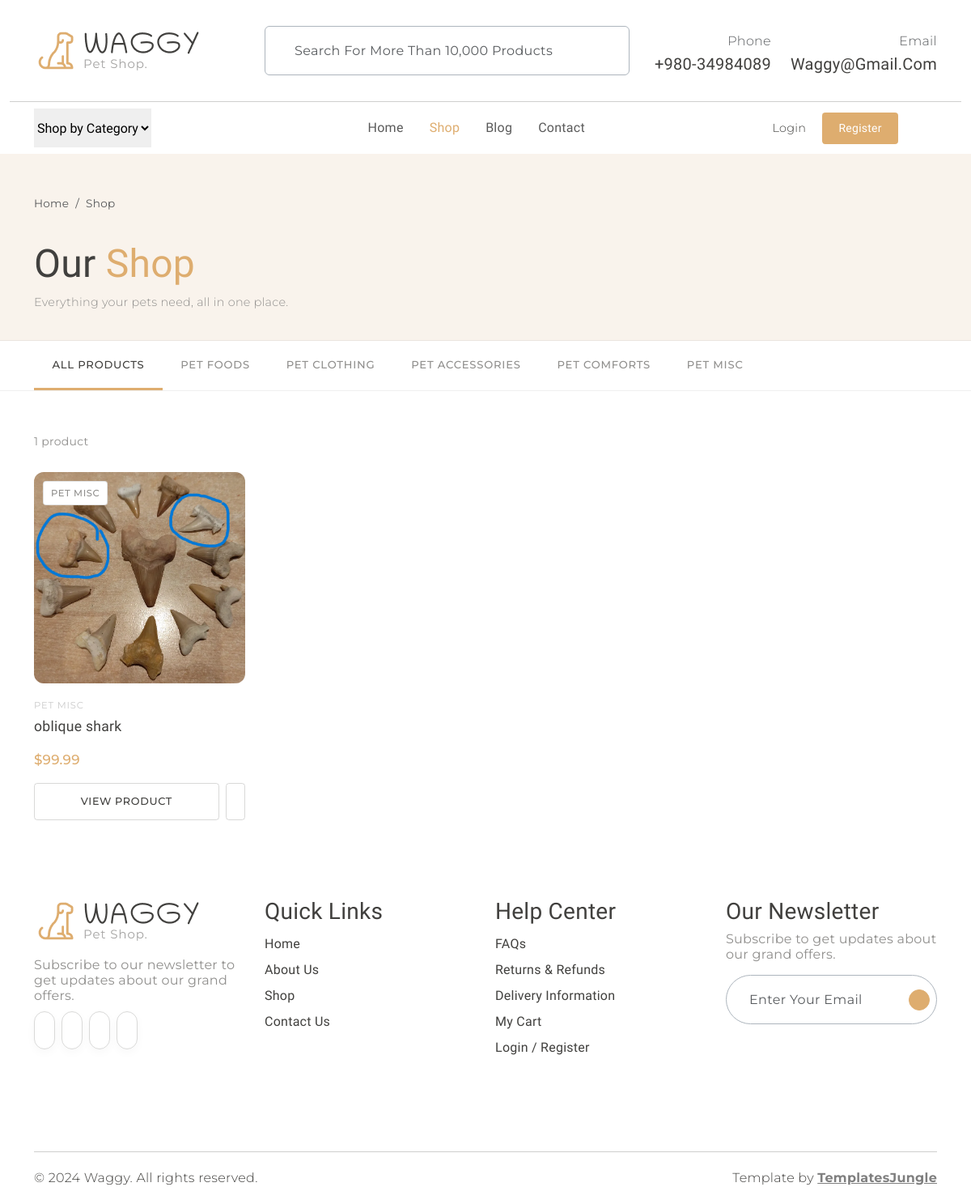
The app's page /shop/ with its own data.
### models.py (models this page shows, shortened)
class Product(db.Model):
    __tablename__ = "products"
    id                   = db.Column(db.Integer,     primary_key=True)
    name                 = db.Column(db.String(120), nullable=False)
    slug                 = db.Column(db.String(160), unique=True, nullable=True, index=True)
    category             = db.Column(db.String(30),  nullable=False, default="misc")
    description          = db.Column(db.Text,        nullable=False, default="")
    extended_description = db.Column(db.Text,        nullable=False, default="")
    image_filename       = db.Column(db.String(256), nullable=True)
    price                = db.Column(db.Float,       nullable=False, default=0.0)
    is_active            = db.Column(db.Boolean,     nullable=False, default=True)
    stock                = db.Column(db.Integer,     nullable=False, default=0)
    created_at           = db.Column(db.DateTime,    nullable=False, default=datetime.utcnow)
    updated_at           = db.Column(db.DateTime,    nullable=False, default=datetime.utcnow,
                                     onupdate=datetime.utcnow)
    cart_items = db.relationship(
        "CartItem",
        backref=db.backref("product", lazy="joined"),
        cascade="all, delete-orphan",
        passive_deletes=True,
    )
    @property
    def category_label(self) -> str:
        return PRODUCT_CATEGORIES.get(self.category, self.category.capitalize())
    @property
    def image_url(self) -> str:
        if self.image_filename:
            return f"images/products/{self.image_filename}"
        return "images/item1.jpg"

### shop.py (the view)
@shop_bp.route("/")
def index():
    category = request.args.get("category", "all")
    q = Product.query.filter_by(is_active=True)
    if category and category != "all":
        q = q.filter_by(category=category)
    products = q.order_by(Product.created_at.desc()).all()
    return render_template(
        "shop/index.html",
        products=products,
        categories=PRODUCT_CATEGORIES,
        active_category=category,
    )

### cart.py (called while the page is built, shortened)
def _session_cart() -> dict:
    return session.get("cart", {})

def _clean_session_cart() -> dict:
    cart = _session_cart()
    if not cart:
        return cart

def get_cart_count() -> int:
    cart = _clean_session_cart()
    return sum(cart.values())

### templates/shop/index.html (shortened to what this page needs)
{% extends "base.html" %}
{% block content %}
<div class="shop-hero">
  <div class="container">
    <nav aria-label="breadcrumb" class="mb-2">
      <ol class="breadcrumb mb-0">
        <li class="breadcrumb-item"><a href="{{ url_for('main.index') }}" class="text-muted text-decoration-none">Home</a></li>
        <li class="breadcrumb-item active text-muted">Shop</li>
      </ol>
    </nav>
    <h1 class="fw-normal">Our <span class="text-primary">Shop</span></h1>
    <p class="secondary-font mb-0" style="color:#908F8D; font-size:0.9rem;">
      Everything your pets need, all in one place.
    </p>
  </div>
</div>
<div class="category-bar">
  <div class="container">
    <div class="inner">
      <a href="{{ url_for('shop.index') }}"
         class="cat-btn {% if active_category == 'all' %}active{% endif %}">
        All Products
      </a>
      {% for key, label in categories.items() %}
        <a href="{{ url_for('shop.index', category=key) }}"
           class="cat-btn {% if active_category == key %}active{% endif %}">
          {{ label }}
        </a>
      {% endfor %}
    </div>
  </div>
</div>
<div class="container my-5">
  <div class="results-bar">
    <span class="results-count">
      {% if products %}
        {{ products | length }} product{{ 's' if products | length != 1 }}
      {% else %}
        No products found
      {% endif %}
    </span>
  </div>
  {% if products %}
    <div class="row row-cols-2 row-cols-md-3 row-cols-lg-4 g-4">
      {% for product in products %}
        <div class="col">
          <div class="product-card">
            <div class="product-card__img-wrap">
              <a href="{{ url_for('shop.product_detail', slug=product.slug) }}">
                <img
                  src="{{ url_for('static', filename=product.image_url) }}"
                  alt="{{ product.name }}"
                  onerror="this.src='{{ url_for('static', filename='images/item1.jpg') }}'"
                >
              </a>
              <span class="product-card__badge">{{ product.category_label }}</span>
            </div>
            <div class="product-card__body">
              <div class="product-card__cat">{{ product.category_label }}</div>
              <a href="{{ url_for('shop.product_detail', slug=product.slug) }}"
                 class="product-card__name">
                {{ product.name }}
              </a>
              <div class="product-card__price">${{ "%.2f" | format(product.price) }}</div>
              <div class="product-card__actions">
                <a href="{{ url_for('shop.product_detail', slug=product.slug) }}"
                   class="btn-add-cart">View Product</a>
                <a href="#" class="btn-wishlist-sm" title="Add to wishlist">
                </a>
              </div>
            </div>
          </div>
        </div>
      {% endfor %}
    </div>
  {% endif %}
</div>
{% endblock %}

### static/style.css (style rules this page uses)
:root { --header-height: 160px; --header-height-min: 80px; }
:root { --accent-color: #DEAD6F; --dark-color: #222222; --light-dark-color: #727272; --light-color: #fff; --grey-color: #dbdbdb; --light-grey-color: #fafafa; --primary-color: #6995B1; --light-primary-color: #eef1f3; }
:root { --body-font: 'Chilanka', cursive; --heading-font: 'Chilanka', cursive; --secondary-font: 'Montserrat', sans-serif; }
body { --bs-link-color: #333; --bs-link-hover-color: #333; --bs-link-color-rgb: 40, 40, 40; --bs-link-hover-color-rgb: 0, 0, 0; --bs-light-rgb: 248, 248, 248; --bs-font-sans-serif: 'Chilanka', cursive; --bs-body-font-family: var(--bs-font-sans-serif); --bs-body-font-size: 1rem; --bs-body-font-weight: 400; --bs-body-line-height: 2; --bs-body-color: #41403E; --bs-primary: #DEAD6F; --bs-primary-rgb: 222, 173, 111; --bs-primary-bg-subtle: #FFF9EB; --bs-border-color: #F7F7F7; --bs-secondary-rgb: 230, 243, 251; --bs-success-rgb: 238, 245, 228; --bs-danger-rgb: 249, 235, 231; --bs-warning-rgb: 255, 249, 235; --bs-info-rgb: 230, 243, 250; }
body { letter-spacing: 0.01625rem; }
h1, h2, h3, h4, h5, h6 { font-family: var(--heading-font); color: var(--bs-body-color); font-weight: 400; text-transform: capitalize; }
a { text-decoration: none; }
.secondary-font { font-family: var(--secondary-font); font-weight: 300; }

### templates/shop/index.html (style rules this page uses)
.shop-hero { background: #F9F3EC; padding: 3rem 0 2rem; border-bottom: 1px solid rgba(65,64,62,0.08); }
.shop-hero h1 { font-size: clamp(2rem,4vw,3rem); margin-bottom: 0.25rem; }
.shop-hero .breadcrumb { font-family: var(--secondary-font); font-size: 0.85rem; }
.category-bar { background: #fff; border-bottom: 1px solid rgba(65,64,62,0.08); padding: 0; position: sticky; top: 0; z-index: 99; }
.category-bar .inner { display: flex; align-items: stretch; gap: 0; overflow-x: auto; scrollbar-width: none; }
.cat-btn { display: block; padding: 1rem 1.4rem; font-family: var(--secondary-font); font-size: 0.82rem; font-weight: 500; letter-spacing: 0.06em; text-transform: uppercase; color: #908F8D; text-decoration: none; border-bottom: 3px solid transparent; white-space: nowrap; transition: color 0.2s, border-color 0.2s; }
.cat-btn.active { color: var(--bs-body-color); border-bottom-color: #DEAD6F; }
.results-bar { display: flex; align-items: center; justify-content: space-between; flex-wrap: wrap; gap: 0.5rem; margin: 2rem 0 1.5rem; }
.results-count { font-family: var(--secondary-font); font-size: 0.875rem; color: #908F8D; }
.product-card { background: transparent; border: none; display: flex; flex-direction: column; height: 100%; }
.product-card__img-wrap { position: relative; border-radius: 0.75rem; overflow: hidden; background: #f5f5f5; aspect-ratio: 1 / 1; }
.product-card__img-wrap img { width: 100%; height: 100%; object-fit: cover; transition: transform 0.4s ease; }
.product-card__badge { position: absolute; top: 0.7rem; left: 0.7rem; z-index: 1; background: #fff; border: 1px solid rgba(65,64,62,0.15); border-radius: 0.25rem; padding: 0.15rem 0.55rem; font-family: var(--secondary-font); font-size: 0.72rem; font-weight: 500; letter-spacing: 0.05em; color: #908F8D; text-transform: uppercase; }
.product-card__body { padding: 1rem 0 0; flex: 1; display: flex; flex-direction: column; }
.product-card__cat { font-family: var(--secondary-font); font-size: 0.72rem; letter-spacing: 0.07em; text-transform: uppercase; color: #CACACA; margin-bottom: 0.2rem; }
.product-card__name { font-size: 1.1rem; font-weight: 400; margin: 0 0 0.3rem; color: var(--bs-body-color); text-decoration: none; display: block; line-height: 1.3; }
.product-card__price { font-family: var(--secondary-font); font-size: 1.05rem; font-weight: 500; color: #DEAD6F; margin: auto 0 0.75rem; padding-top: 0.5rem; }
.product-card__actions { display: flex; gap: 0.5rem; flex-wrap: wrap; }
.btn-add-cart { flex: 1; border: 1px solid rgba(65,64,62,0.20); border-radius: 0.25rem; background: transparent; font-family: var(--secondary-font); font-size: 0.8rem; font-weight: 500; text-transform: uppercase; letter-spacing: 0.05em; padding: 0.55rem 0.75rem; cursor: pointer; transition: all 0.2s; color: var(--bs-body-color); text-decoration: none; text-align: center; }
.btn-wishlist-sm { border: 1px solid rgba(65,64,62,0.20); border-radius: 0.25rem; background: transparent; padding: 0.55rem 0.7rem; cursor: pointer; transition: all 0.2s; display: flex; align-items: center; justify-content: center; color: #908F8D; text-decoration: none; }

### records on screen
Product: image_filename (picture), category_label "PET MISC", name "oblique shark", price "99.99"

### other values on screen
{{ label }} "PET FOODS" "PET CLOTHING" "PET ACCESSORIES" "PET COMFORTS" "PET MISC"
{{ products | length }} "1"
